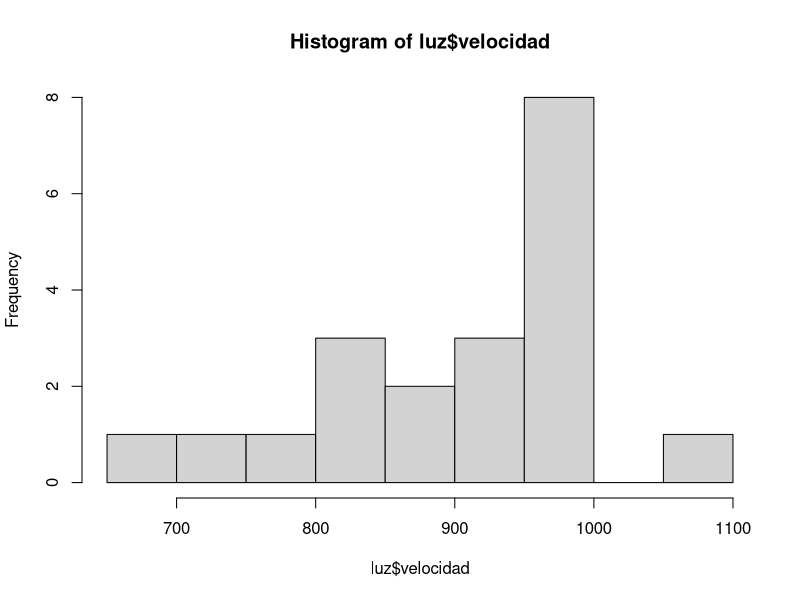
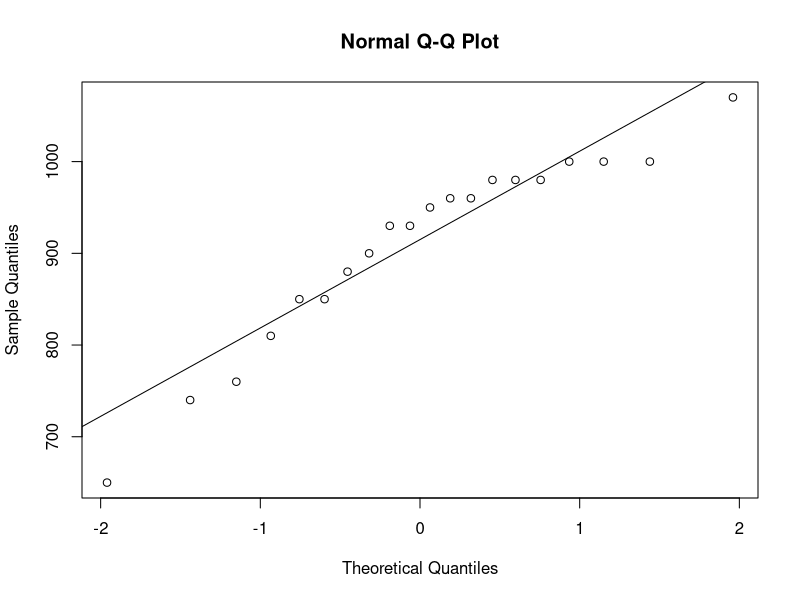
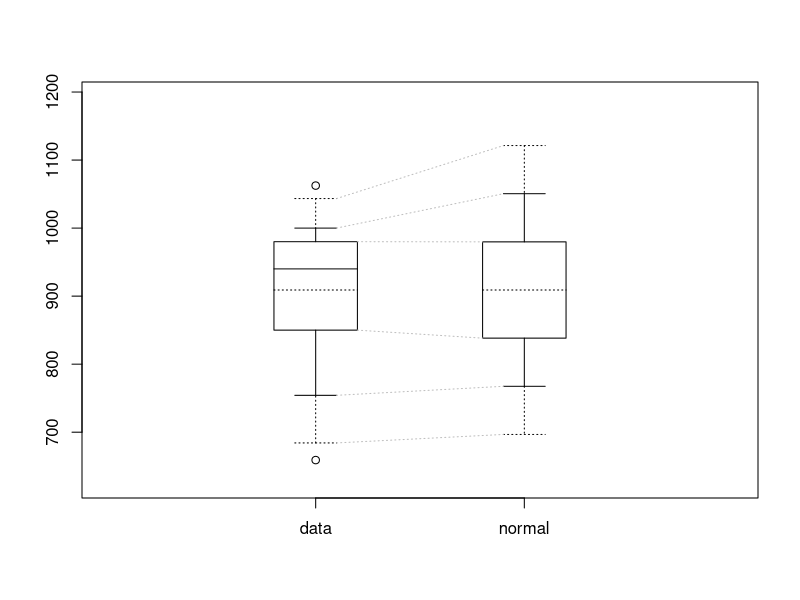
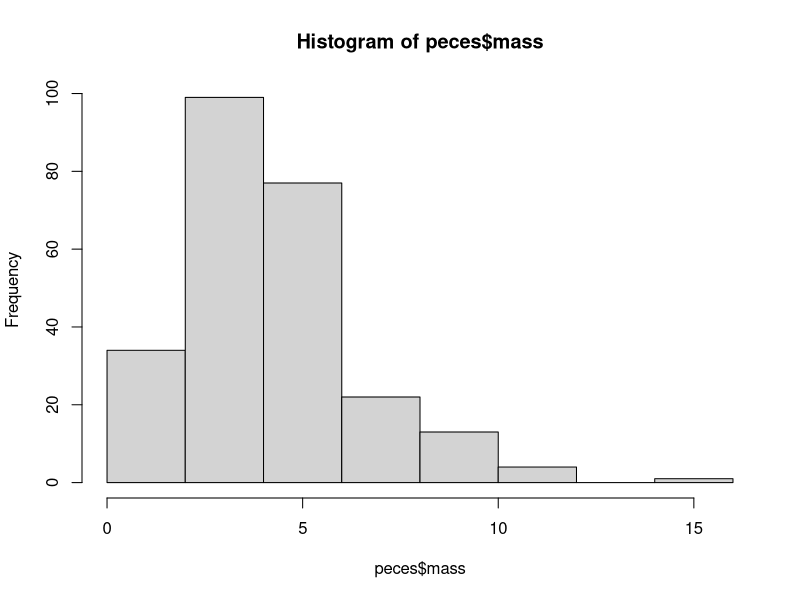
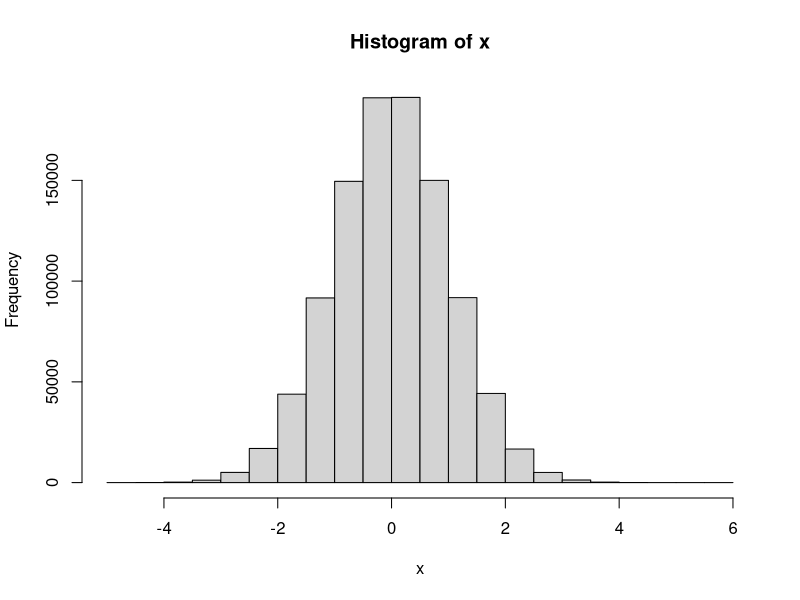
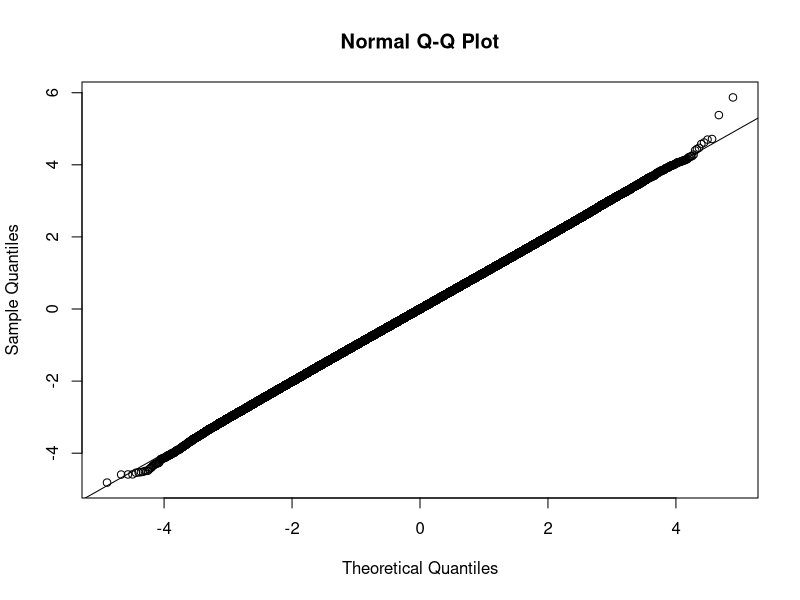

Source code (R) for these figures, in order: (Note: this script raises an error after producing the figures.)
#Registros sobre velocidad de la luz de Michelson en 1879:
#Bases de datos (Crawley, 2013, 2014)
#http://www.bio.ic.ac.uk/research/mjcraw/therbook/index.htm
#http://www.bio.ic.ac.uk/research/crawley/statistics/

luz = read.table("./light.txt", header=T)
luz
names(luz) = "velocidad"
luz

#Comprobar la normalidad de los datos con pruebas estadísticas:

#Shapiro-Wilk
#Prueba de normalidad más robusta (Yap & Sim, 2011; Ghasemi & Zahediasl, 2012). Aunque tiene limitaciones (Yap & Sim, 2011; Razali & Wah, 2011)

shapiro.test(luz$velocidad)

#"El valor de P es una medida de credibilidad de la hipótesis nula" (Crawley, 2014).

#La hipótesis nula de la prueba de Shapiro-Wilk (así como de la mayoría de las pruebas de normalidad) es que la distribución de nuestros datos sea normal.

#Para nuestro ejemplo de la velocidad de la luz (registrada por Michelson en 1879), se tiene un porcentaje de credibilidad del 9.9% de que la velocidad de la luz tenga una distribución normal. Puesto que es mayor al 5%, concluimos que tiene una distribución normal. 

#La manera en como se reportaría, sería algo como lo siguiente: Las medidas registradas sobre la velocidad de la luz por Michelson, en 1879, presentaron una distribución normal (W=0.92; P=0.099) [NOTA: la "P" siempre irá en mayúsculas e itálicas].

#Kolmogorov-Smirnov ... no hay que usarla por ser poco confiable (Steinskog et al., 2007; Pedrosa et al., 2015)
ks.test(luz$velocidad,"pnorm",mean(luz$velocidad),sd(luz$velocidad))
#Crawley (2013)

##Usar K-S con corrección de Lilliefors en lugar de K-S (Razali & Wah, 2011; Pedrosa et al., 2015):
install.packages("nortest")
library("nortest")
lillie.test(luz$velocidad)

#Otras pruebas de normalidad (ver Yap & Sim, 2011 y librería "nortest"):
#Anderson-Darling
ad.test(luz$velocidad)
#Cramer-von Mises
cvm.test(luz$velocidad)
#Chi cuadrada de Pearson
pearson.test(luz$velocidad)
#Shapiro-Francia
sf.test(luz$velocidad)

#Comprobar normalidad con gráficas:

#Histograma:
hist(luz$velocidad)

#Gráfico cuantil-cuantil (Crawley, 2014):
qqnorm(luz$velocidad)
qqline(luz$velocidad)
#Si nuestros datos de interés (puntos) están alineados con la línea graficada, quiere decir que tienen una distribución normal. Si por el contrario, observamos que se acomodan en forma de "S" o de plátano (curva o en "U"), no son normales. Para más información consulta Crawley (2013,2014). 

#Gráfico para probar normalidad de Crawley (2013):
crawley.plot <- function(y) {
  s <- sd(y)
  plot(c(0,3),
       c(min(y,mean(y)-s*4*qnorm(0.75)),max(y,mean(y)+s*4*qnorm(0.75))),
       xaxt="n",
       xlab="",
       type="n",
       ylab="")
  # for your data's boxes and whiskers, centred at x = 1
  top <- quantile(y,0.75)
  bottom <- quantile(y,0.25)
  w1u <- quantile(y,0.91)
  w2u <- quantile(y,0.98)
  w1d <- quantile(y,0.09)
  w2d <- quantile(y,0.02)
  rect(0.8,bottom,1.2,top)
  lines(c(0.8,1.2),c(mean(y),mean(y)),lty=3)
  lines(c(0.8,1.2),c(median(y),median(y)))
  lines(c(1,1),c(top,w1u))
  lines(c(0.9,1.1),c(w1u,w1u))
  lines(c(1,1),c(w2u,w1u),lty=3)
  lines(c(0.9,1.1),c(w2u,w2u),lty=3)
  nou <- length(y[y>w2u])
  points(rep(1,nou),jitter(y[y>w2u]))
  lines(c(1,1),c(bottom,w1d))
  lines(c(0.9,1.1),c(w1d,w1d))
  lines(c(1,1),c(w2d,w1d),lty=3)
  lines(c(0.9,1.1),c(w2d,w2d),lty=3)
  nod <- length(y[y<w2d])
  points(rep(1,nod),jitter(y[y<w2d]))
  #for the normal box and whiskers, centred at x = 2
  n75 <- mean(y)+ s * qnorm(0.75)
  n25 <- mean(y)- s * qnorm(0.75)
  n91 <- mean(y)+ s * 2* qnorm(0.75)
  n98 <- mean(y)+ s * 3* qnorm(0.75)
  n9 <- mean(y)- s * 2* qnorm(0.75)
  n2 <- mean(y)- s * 3* qnorm(0.75)
  rect(1.8,n25,2.2,n75)
  lines(c(1.8,2.2),c(mean(y),mean(y)),lty=3)
  lines(c(2,2),c(n75,n91))
  lines(c(1.9,2.1),c(n91,n91))
  lines(c(2,2),c(n98,n91),lty=3)
  lines(c(1.9,2.1),c(n98,n98),lty=3)
  lines(c(2,2),c(n25,n9))
  lines(c(1.9,2.1),c(n9,n9))
  lines(c(2,2),c(n9,n2),lty=3)
  lines(c(1.9,2.1),c(n2,n2),lty=3)
  lines(c(1.2,1.8),c(top,n75),lty=3,col="gray")
  lines(c(1.1,1.9),c(w1u,n91),lty=3,col="gray")
  lines(c(1.1,1.9),c(w2u,n98),lty=3,col="gray")
  lines(c(1.2,1.8),c(bottom,n25),lty=3,col="gray")
  lines(c(1.1,1.9),c(w1d,n9),lty=3,col="gray")
  lines(c(1.1,1.9),c(w2d,n2),lty=3,col="gray")
  # label the two boxes
  axis(1,c(1,2),c("data","normal")) }

crawley.plot(luz$velocidad)

#Si utilizamos muestras mayores a 30
peces = read.table("./fishes.txt", header=T)

hist(peces$mass)

shapiro.test(peces$mass)

lillie.test(peces$mass)

ad.test(peces$mass)

#Doctor en estadística Ian Fellows, por parte de la universidad de California: http://blog.fellstat.com/?p=61

x = rt(1000000,df=200)

hist(x)

qqnorm(x)
qqline(x)

shapiro.test(x)

lillie.test(x)

ad.test(x)
